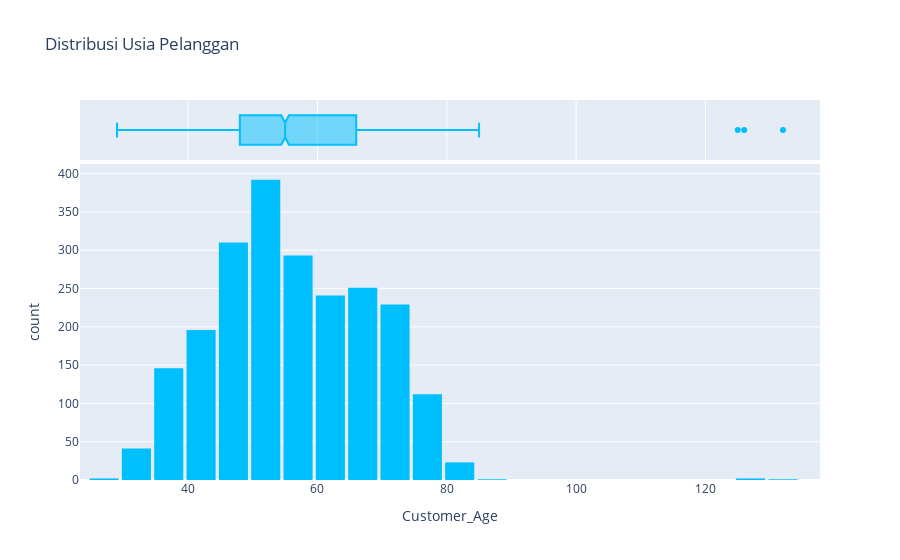

Notebook cell for this chart:
### Markdown cell above
#### 1. Age Histogram

### Code cell
fig1 = px.histogram(df_clean, x='Customer_Age', nbins=30, marginal="box", color_discrete_sequence=["#00BFFF"],
                    title='Distribusi Usia Pelanggan')
fig1.update_layout(bargap=0.1)
fig1.show()

### Figure 1 — Plotly figure (JSON) as saved in the notebook; plotly's stock layout.template omitted (floating-point values rounded to 4 significant figures; data arrays with more than 128 entries replaced by an {"elided": "..."} marker saying what was removed)
{"data": [{"bingroup": "x", "hovertemplate": "Customer_Age=%{x}<br>count=%{y}<extra></extra>", "legendgroup": "", "marker": {"color": "#00BFFF", "pattern": {"shape": ""}}, "name": "", "nbinsx": 30, "orientation": "v", "showlegend": false, "type": "histogram", "x": {"elided": "2240 int values"}, "xaxis": "x", "yaxis": "y"}, {"hovertemplate": "Customer_Age=%{x}<extra></extra>", "legendgroup": "", "marker": {"color": "#00BFFF"}, "name": "", "notched": true, "showlegend": false, "type": "box", "x": {"elided": "2240 int values"}, "xaxis": "x2", "yaxis": "y2"}], "layout": {"bargap": 0.1, "barmode": "relative", "legend": {"tracegroupgap": 0}, "title": {"text": "Distribusi Usia Pelanggan"}, "xaxis": {"anchor": "y", "domain": [0, 1], "title": {"text": "Customer_Age"}}, "xaxis2": {"anchor": "y2", "domain": [0, 1], "matches": "x", "showgrid": true, "showticklabels": false}, "yaxis": {"anchor": "x", "domain": [0, 0.8316], "title": {"text": "count"}}, "yaxis2": {"anchor": "x2", "domain": [0.8416, 1], "matches": "y2", "showgrid": false, "showline": false, "showticklabels": false, "ticks": ""}}}
